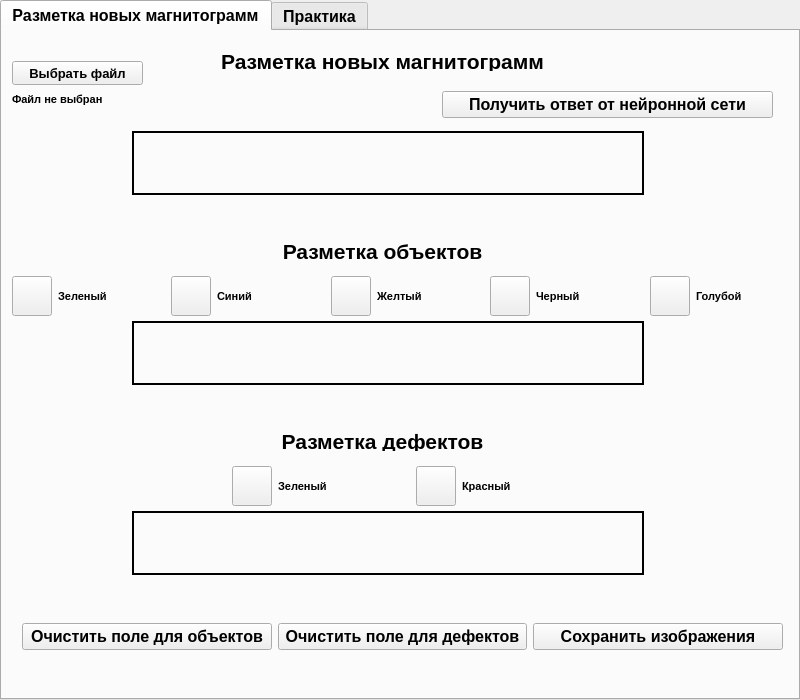
<?xml version="1.0" encoding="UTF-8"?>
<ui version="4.0">
 <class>MainWindow</class>
 <widget class="QMainWindow" name="MainWindow">
  <property name="geometry">
   <rect>
    <x>0</x>
    <y>0</y>
    <width>800</width>
    <height>700</height>
   </rect>
  </property>
  <property name="minimumSize">
   <size>
    <width>800</width>
    <height>700</height>
   </size>
  </property>
  <property name="maximumSize">
   <size>
    <width>800</width>
    <height>700</height>
   </size>
  </property>
  <property name="windowTitle">
   <string>MainWindow</string>
  </property>
  <widget class="QWidget" name="centralwidget">
   <widget class="QTabWidget" name="tabWidget">
    <property name="enabled">
     <bool>true</bool>
    </property>
    <property name="geometry">
     <rect>
      <x>0</x>
      <y>0</y>
      <width>800</width>
      <height>700</height>
     </rect>
    </property>
    <property name="minimumSize">
     <size>
      <width>800</width>
      <height>700</height>
     </size>
    </property>
    <property name="maximumSize">
     <size>
      <width>800</width>
      <height>700</height>
     </size>
    </property>
    <property name="font">
     <font>
      <family>Arial</family>
      <pointsize>12</pointsize>
      <weight>75</weight>
      <bold>true</bold>
     </font>
    </property>
    <property name="currentIndex">
     <number>0</number>
    </property>
    <widget class="QWidget" name="tab">
     <attribute name="title">
      <string>Разметка новых магнитограмм</string>
     </attribute>
     <widget class="QLabel" name="label">
      <property name="geometry">
       <rect>
        <x>160</x>
        <y>20</y>
        <width>441</width>
        <height>20</height>
       </rect>
      </property>
      <property name="font">
       <font>
        <pointsize>16</pointsize>
       </font>
      </property>
      <property name="text">
       <string>Разметка новых магнитограмм</string>
      </property>
      <property name="alignment">
       <set>Qt::AlignCenter</set>
      </property>
     </widget>
     <widget class="QPushButton" name="pushButton_30">
      <property name="geometry">
       <rect>
        <x>10</x>
        <y>30</y>
        <width>131</width>
        <height>24</height>
       </rect>
      </property>
      <property name="font">
       <font>
        <family>Arial</family>
        <pointsize>10</pointsize>
        <weight>75</weight>
        <bold>true</bold>
       </font>
      </property>
      <property name="text">
       <string>Выбрать файл</string>
      </property>
     </widget>
     <widget class="QLabel" name="label_82">
      <property name="geometry">
       <rect>
        <x>10</x>
        <y>60</y>
        <width>211</width>
        <height>16</height>
       </rect>
      </property>
      <property name="font">
       <font>
        <family>Arial</family>
        <pointsize>8</pointsize>
        <weight>75</weight>
        <bold>true</bold>
       </font>
      </property>
      <property name="text">
       <string>Файл не выбран</string>
      </property>
     </widget>
     <widget class="QWidget" name="horizontalLayoutWidget">
      <property name="geometry">
       <rect>
        <x>10</x>
        <y>240</y>
        <width>791</width>
        <height>51</height>
       </rect>
      </property>
      <layout class="QHBoxLayout" name="horizontalLayout">
       <item>
        <widget class="QPushButton" name="colorButton_3">
         <property name="sizePolicy">
          <sizepolicy hsizetype="Fixed" vsizetype="Fixed">
           <horstretch>0</horstretch>
           <verstretch>0</verstretch>
          </sizepolicy>
         </property>
         <property name="minimumSize">
          <size>
           <width>20</width>
           <height>20</height>
          </size>
         </property>
         <property name="maximumSize">
          <size>
           <width>40</width>
           <height>40</height>
          </size>
         </property>
         <property name="styleSheet">
          <string notr="true"/>
         </property>
         <property name="text">
          <string/>
         </property>
        </widget>
       </item>
       <item>
        <widget class="QLabel" name="label_85">
         <property name="font">
          <font>
           <family>Arial</family>
           <pointsize>8</pointsize>
           <weight>75</weight>
           <bold>true</bold>
          </font>
         </property>
         <property name="text">
          <string>Зеленый</string>
         </property>
        </widget>
       </item>
       <item>
        <widget class="QPushButton" name="colorButton_2">
         <property name="sizePolicy">
          <sizepolicy hsizetype="Fixed" vsizetype="Fixed">
           <horstretch>0</horstretch>
           <verstretch>0</verstretch>
          </sizepolicy>
         </property>
         <property name="minimumSize">
          <size>
           <width>20</width>
           <height>20</height>
          </size>
         </property>
         <property name="maximumSize">
          <size>
           <width>40</width>
           <height>40</height>
          </size>
         </property>
         <property name="styleSheet">
          <string notr="true"/>
         </property>
         <property name="text">
          <string/>
         </property>
        </widget>
       </item>
       <item>
        <widget class="QLabel" name="label_84">
         <property name="font">
          <font>
           <family>Arial</family>
           <pointsize>8</pointsize>
           <weight>75</weight>
           <bold>true</bold>
          </font>
         </property>
         <property name="text">
          <string>Синий</string>
         </property>
        </widget>
       </item>
       <item>
        <widget class="QPushButton" name="colorButton_1">
         <property name="sizePolicy">
          <sizepolicy hsizetype="Fixed" vsizetype="Fixed">
           <horstretch>0</horstretch>
           <verstretch>0</verstretch>
          </sizepolicy>
         </property>
         <property name="minimumSize">
          <size>
           <width>20</width>
           <height>20</height>
          </size>
         </property>
         <property name="maximumSize">
          <size>
           <width>40</width>
           <height>40</height>
          </size>
         </property>
         <property name="styleSheet">
          <string notr="true"/>
         </property>
         <property name="text">
          <string/>
         </property>
        </widget>
       </item>
       <item>
        <widget class="QLabel" name="label_83">
         <property name="font">
          <font>
           <family>Arial</family>
           <pointsize>8</pointsize>
           <weight>75</weight>
           <bold>true</bold>
          </font>
         </property>
         <property name="text">
          <string>Желтый</string>
         </property>
        </widget>
       </item>
       <item>
        <widget class="QPushButton" name="colorButton_4">
         <property name="sizePolicy">
          <sizepolicy hsizetype="Fixed" vsizetype="Fixed">
           <horstretch>0</horstretch>
           <verstretch>0</verstretch>
          </sizepolicy>
         </property>
         <property name="minimumSize">
          <size>
           <width>20</width>
           <height>20</height>
          </size>
         </property>
         <property name="maximumSize">
          <size>
           <width>40</width>
           <height>40</height>
          </size>
         </property>
         <property name="styleSheet">
          <string notr="true"/>
         </property>
         <property name="text">
          <string/>
         </property>
        </widget>
       </item>
       <item>
        <widget class="QLabel" name="label_86">
         <property name="font">
          <font>
           <family>Arial</family>
           <pointsize>8</pointsize>
           <weight>75</weight>
           <bold>true</bold>
          </font>
         </property>
         <property name="text">
          <string>Черный</string>
         </property>
        </widget>
       </item>
       <item>
        <widget class="QPushButton" name="colorButton_5">
         <property name="sizePolicy">
          <sizepolicy hsizetype="Fixed" vsizetype="Fixed">
           <horstretch>0</horstretch>
           <verstretch>0</verstretch>
          </sizepolicy>
         </property>
         <property name="minimumSize">
          <size>
           <width>20</width>
           <height>20</height>
          </size>
         </property>
         <property name="maximumSize">
          <size>
           <width>40</width>
           <height>40</height>
          </size>
         </property>
         <property name="styleSheet">
          <string notr="true"/>
         </property>
         <property name="text">
          <string/>
         </property>
        </widget>
       </item>
       <item>
        <widget class="QLabel" name="label_87">
         <property name="font">
          <font>
           <family>Arial</family>
           <pointsize>8</pointsize>
           <weight>75</weight>
           <bold>true</bold>
          </font>
         </property>
         <property name="text">
          <string>Голубой</string>
         </property>
        </widget>
       </item>
      </layout>
     </widget>
     <widget class="QWidget" name="horizontalLayoutWidget_2">
      <property name="geometry">
       <rect>
        <x>230</x>
        <y>430</y>
        <width>361</width>
        <height>51</height>
       </rect>
      </property>
      <layout class="QHBoxLayout" name="horizontalLayout_2">
       <item>
        <widget class="QPushButton" name="colorButton_6">
         <property name="sizePolicy">
          <sizepolicy hsizetype="Fixed" vsizetype="Fixed">
           <horstretch>0</horstretch>
           <verstretch>0</verstretch>
          </sizepolicy>
         </property>
         <property name="minimumSize">
          <size>
           <width>20</width>
           <height>20</height>
          </size>
         </property>
         <property name="maximumSize">
          <size>
           <width>40</width>
           <height>40</height>
          </size>
         </property>
         <property name="styleSheet">
          <string notr="true"/>
         </property>
         <property name="text">
          <string/>
         </property>
        </widget>
       </item>
       <item>
        <widget class="QLabel" name="label_88">
         <property name="font">
          <font>
           <family>Arial</family>
           <pointsize>8</pointsize>
           <weight>75</weight>
           <bold>true</bold>
          </font>
         </property>
         <property name="text">
          <string>Зеленый</string>
         </property>
        </widget>
       </item>
       <item>
        <widget class="QPushButton" name="colorButton_7">
         <property name="sizePolicy">
          <sizepolicy hsizetype="Fixed" vsizetype="Fixed">
           <horstretch>0</horstretch>
           <verstretch>0</verstretch>
          </sizepolicy>
         </property>
         <property name="minimumSize">
          <size>
           <width>20</width>
           <height>20</height>
          </size>
         </property>
         <property name="maximumSize">
          <size>
           <width>40</width>
           <height>40</height>
          </size>
         </property>
         <property name="styleSheet">
          <string notr="true"/>
         </property>
         <property name="text">
          <string/>
         </property>
        </widget>
       </item>
       <item>
        <widget class="QLabel" name="label_89">
         <property name="font">
          <font>
           <family>Arial</family>
           <pointsize>8</pointsize>
           <weight>75</weight>
           <bold>true</bold>
          </font>
         </property>
         <property name="text">
          <string>Красный</string>
         </property>
        </widget>
       </item>
      </layout>
     </widget>
     <widget class="QWidget" name="horizontalLayoutWidget_3">
      <property name="geometry">
       <rect>
        <x>20</x>
        <y>570</y>
        <width>761</width>
        <height>71</height>
       </rect>
      </property>
      <layout class="QHBoxLayout" name="horizontalLayout_3">
       <property name="sizeConstraint">
        <enum>QLayout::SetDefaultConstraint</enum>
       </property>
       <item>
        <widget class="QPushButton" name="pushButton">
         <property name="maximumSize">
          <size>
           <width>16777215</width>
           <height>27</height>
          </size>
         </property>
         <property name="text">
          <string>Очистить поле для объектов</string>
         </property>
        </widget>
       </item>
       <item>
        <widget class="QPushButton" name="pushButton_2">
         <property name="text">
          <string>Очистить поле для дефектов</string>
         </property>
        </widget>
       </item>
       <item>
        <widget class="QPushButton" name="pushButton_3">
         <property name="text">
          <string>Сохранить изображения</string>
         </property>
        </widget>
       </item>
      </layout>
     </widget>
     <widget class="QLabel" name="label_3">
      <property name="geometry">
       <rect>
        <x>160</x>
        <y>210</y>
        <width>441</width>
        <height>20</height>
       </rect>
      </property>
      <property name="font">
       <font>
        <pointsize>16</pointsize>
       </font>
      </property>
      <property name="text">
       <string>Разметка объектов</string>
      </property>
      <property name="alignment">
       <set>Qt::AlignCenter</set>
      </property>
     </widget>
     <widget class="QLabel" name="label_4">
      <property name="geometry">
       <rect>
        <x>160</x>
        <y>400</y>
        <width>441</width>
        <height>20</height>
       </rect>
      </property>
      <property name="font">
       <font>
        <pointsize>16</pointsize>
       </font>
      </property>
      <property name="text">
       <string>Разметка дефектов</string>
      </property>
      <property name="alignment">
       <set>Qt::AlignCenter</set>
      </property>
     </widget>
     <widget class="QPushButton" name="pushButton_4">
      <property name="geometry">
       <rect>
        <x>440</x>
        <y>60</y>
        <width>331</width>
        <height>27</height>
       </rect>
      </property>
      <property name="text">
       <string>Получить ответ от нейронной сети</string>
      </property>
     </widget>
     <widget class="QLabel" name="canvas_3">
      <property name="geometry">
       <rect>
        <x>130</x>
        <y>480</y>
        <width>512</width>
        <height>64</height>
       </rect>
      </property>
      <property name="sizePolicy">
       <sizepolicy hsizetype="MinimumExpanding" vsizetype="MinimumExpanding">
        <horstretch>0</horstretch>
        <verstretch>0</verstretch>
       </sizepolicy>
      </property>
      <property name="frameShape">
       <enum>QFrame::Box</enum>
      </property>
      <property name="lineWidth">
       <number>2</number>
      </property>
      <property name="text">
       <string/>
      </property>
     </widget>
     <widget class="QWidget" name="gridLayoutWidget_2">
      <property name="geometry">
       <rect>
        <x>130</x>
        <y>480</y>
        <width>511</width>
        <height>61</height>
       </rect>
      </property>
      <layout class="QGridLayout" name="gridLayout_2"/>
     </widget>
     <widget class="QLabel" name="canvas_7">
      <property name="geometry">
       <rect>
        <x>130</x>
        <y>290</y>
        <width>512</width>
        <height>64</height>
       </rect>
      </property>
      <property name="sizePolicy">
       <sizepolicy hsizetype="MinimumExpanding" vsizetype="MinimumExpanding">
        <horstretch>0</horstretch>
        <verstretch>0</verstretch>
       </sizepolicy>
      </property>
      <property name="frameShape">
       <enum>QFrame::Box</enum>
      </property>
      <property name="lineWidth">
       <number>2</number>
      </property>
      <property name="text">
       <string/>
      </property>
     </widget>
     <widget class="QWidget" name="gridLayoutWidget_4">
      <property name="geometry">
       <rect>
        <x>130</x>
        <y>290</y>
        <width>511</width>
        <height>61</height>
       </rect>
      </property>
      <layout class="QGridLayout" name="gridLayout_4"/>
     </widget>
     <widget class="QLabel" name="canvas_8">
      <property name="geometry">
       <rect>
        <x>130</x>
        <y>100</y>
        <width>512</width>
        <height>64</height>
       </rect>
      </property>
      <property name="sizePolicy">
       <sizepolicy hsizetype="MinimumExpanding" vsizetype="MinimumExpanding">
        <horstretch>0</horstretch>
        <verstretch>0</verstretch>
       </sizepolicy>
      </property>
      <property name="frameShape">
       <enum>QFrame::Box</enum>
      </property>
      <property name="lineWidth">
       <number>2</number>
      </property>
      <property name="text">
       <string/>
      </property>
     </widget>
     <widget class="QWidget" name="gridLayoutWidget_5">
      <property name="geometry">
       <rect>
        <x>130</x>
        <y>100</y>
        <width>511</width>
        <height>61</height>
       </rect>
      </property>
      <layout class="QGridLayout" name="gridLayout_5"/>
     </widget>
    </widget>
    <widget class="QWidget" name="tab_2">
     <property name="enabled">
      <bool>true</bool>
     </property>
     <attribute name="title">
      <string>Практика</string>
     </attribute>
     <widget class="QLabel" name="label_2">
      <property name="geometry">
       <rect>
        <x>160</x>
        <y>20</y>
        <width>441</width>
        <height>20</height>
       </rect>
      </property>
      <property name="font">
       <font>
        <pointsize>16</pointsize>
       </font>
      </property>
      <property name="text">
       <string>Практика</string>
      </property>
      <property name="alignment">
       <set>Qt::AlignCenter</set>
      </property>
     </widget>
     <widget class="QPushButton" name="pushButton_31">
      <property name="geometry">
       <rect>
        <x>10</x>
        <y>30</y>
        <width>141</width>
        <height>24</height>
       </rect>
      </property>
      <property name="font">
       <font>
        <family>Arial</family>
        <pointsize>10</pointsize>
        <weight>75</weight>
        <bold>true</bold>
       </font>
      </property>
      <property name="text">
       <string>Выбрать задание</string>
      </property>
     </widget>
     <widget class="QLabel" name="label_90">
      <property name="geometry">
       <rect>
        <x>10</x>
        <y>60</y>
        <width>211</width>
        <height>16</height>
       </rect>
      </property>
      <property name="font">
       <font>
        <family>Arial</family>
        <pointsize>8</pointsize>
        <weight>75</weight>
        <bold>true</bold>
       </font>
      </property>
      <property name="text">
       <string>Файл не выбран</string>
      </property>
     </widget>
     <widget class="QLabel" name="canvas_4">
      <property name="geometry">
       <rect>
        <x>120</x>
        <y>290</y>
        <width>512</width>
        <height>64</height>
       </rect>
      </property>
      <property name="sizePolicy">
       <sizepolicy hsizetype="MinimumExpanding" vsizetype="MinimumExpanding">
        <horstretch>0</horstretch>
        <verstretch>0</verstretch>
       </sizepolicy>
      </property>
      <property name="frameShape">
       <enum>QFrame::Box</enum>
      </property>
      <property name="lineWidth">
       <number>2</number>
      </property>
      <property name="text">
       <string/>
      </property>
     </widget>
     <widget class="QLabel" name="label_5">
      <property name="geometry">
       <rect>
        <x>160</x>
        <y>210</y>
        <width>441</width>
        <height>20</height>
       </rect>
      </property>
      <property name="font">
       <font>
        <pointsize>16</pointsize>
       </font>
      </property>
      <property name="text">
       <string>Разметка объектов</string>
      </property>
      <property name="alignment">
       <set>Qt::AlignCenter</set>
      </property>
     </widget>
     <widget class="QWidget" name="horizontalLayoutWidget_4">
      <property name="geometry">
       <rect>
        <x>20</x>
        <y>570</y>
        <width>761</width>
        <height>71</height>
       </rect>
      </property>
      <layout class="QHBoxLayout" name="horizontalLayout_7">
       <property name="sizeConstraint">
        <enum>QLayout::SetDefaultConstraint</enum>
       </property>
       <item>
        <widget class="QPushButton" name="pushButton_8">
         <property name="maximumSize">
          <size>
           <width>16777215</width>
           <height>27</height>
          </size>
         </property>
         <property name="text">
          <string>Очистить поле для объектов</string>
         </property>
        </widget>
       </item>
       <item>
        <widget class="QPushButton" name="pushButton_9">
         <property name="text">
          <string>Очистить поле для дефектов</string>
         </property>
        </widget>
       </item>
       <item>
        <widget class="QPushButton" name="pushButton_10">
         <property name="text">
          <string>Проверить результат</string>
         </property>
        </widget>
       </item>
      </layout>
     </widget>
     <widget class="QLabel" name="canvas_5">
      <property name="geometry">
       <rect>
        <x>120</x>
        <y>480</y>
        <width>512</width>
        <height>64</height>
       </rect>
      </property>
      <property name="sizePolicy">
       <sizepolicy hsizetype="MinimumExpanding" vsizetype="MinimumExpanding">
        <horstretch>0</horstretch>
        <verstretch>0</verstretch>
       </sizepolicy>
      </property>
      <property name="frameShape">
       <enum>QFrame::Box</enum>
      </property>
      <property name="lineWidth">
       <number>2</number>
      </property>
      <property name="text">
       <string/>
      </property>
     </widget>
     <widget class="QPushButton" name="pushButton_11">
      <property name="geometry">
       <rect>
        <x>440</x>
        <y>60</y>
        <width>331</width>
        <height>27</height>
       </rect>
      </property>
      <property name="text">
       <string>Получить ответ от нейронной сети</string>
      </property>
     </widget>
     <widget class="QLabel" name="canvas_6">
      <property name="geometry">
       <rect>
        <x>120</x>
        <y>110</y>
        <width>512</width>
        <height>64</height>
       </rect>
      </property>
      <property name="sizePolicy">
       <sizepolicy hsizetype="MinimumExpanding" vsizetype="MinimumExpanding">
        <horstretch>0</horstretch>
        <verstretch>0</verstretch>
       </sizepolicy>
      </property>
      <property name="frameShape">
       <enum>QFrame::Box</enum>
      </property>
      <property name="lineWidth">
       <number>2</number>
      </property>
      <property name="text">
       <string/>
      </property>
     </widget>
     <widget class="QWidget" name="horizontalLayoutWidget_5">
      <property name="geometry">
       <rect>
        <x>10</x>
        <y>240</y>
        <width>791</width>
        <height>51</height>
       </rect>
      </property>
      <layout class="QHBoxLayout" name="horizontalLayout_8">
       <item>
        <widget class="QPushButton" name="colorButton_15">
         <property name="sizePolicy">
          <sizepolicy hsizetype="Fixed" vsizetype="Fixed">
           <horstretch>0</horstretch>
           <verstretch>0</verstretch>
          </sizepolicy>
         </property>
         <property name="minimumSize">
          <size>
           <width>20</width>
           <height>20</height>
          </size>
         </property>
         <property name="maximumSize">
          <size>
           <width>40</width>
           <height>40</height>
          </size>
         </property>
         <property name="styleSheet">
          <string notr="true"/>
         </property>
         <property name="text">
          <string/>
         </property>
        </widget>
       </item>
       <item>
        <widget class="QLabel" name="label_98">
         <property name="font">
          <font>
           <family>Arial</family>
           <pointsize>8</pointsize>
           <weight>75</weight>
           <bold>true</bold>
          </font>
         </property>
         <property name="text">
          <string>Зеленый</string>
         </property>
        </widget>
       </item>
       <item>
        <widget class="QPushButton" name="colorButton_16">
         <property name="sizePolicy">
          <sizepolicy hsizetype="Fixed" vsizetype="Fixed">
           <horstretch>0</horstretch>
           <verstretch>0</verstretch>
          </sizepolicy>
         </property>
         <property name="minimumSize">
          <size>
           <width>20</width>
           <height>20</height>
          </size>
         </property>
         <property name="maximumSize">
          <size>
           <width>40</width>
           <height>40</height>
          </size>
         </property>
         <property name="styleSheet">
          <string notr="true"/>
         </property>
         <property name="text">
          <string/>
         </property>
        </widget>
       </item>
       <item>
        <widget class="QLabel" name="label_99">
         <property name="font">
          <font>
           <family>Arial</family>
           <pointsize>8</pointsize>
           <weight>75</weight>
           <bold>true</bold>
          </font>
         </property>
         <property name="text">
          <string>Синий</string>
         </property>
        </widget>
       </item>
       <item>
        <widget class="QPushButton" name="colorButton_17">
         <property name="sizePolicy">
          <sizepolicy hsizetype="Fixed" vsizetype="Fixed">
           <horstretch>0</horstretch>
           <verstretch>0</verstretch>
          </sizepolicy>
         </property>
         <property name="minimumSize">
          <size>
           <width>20</width>
           <height>20</height>
          </size>
         </property>
         <property name="maximumSize">
          <size>
           <width>40</width>
           <height>40</height>
          </size>
         </property>
         <property name="styleSheet">
          <string notr="true"/>
         </property>
         <property name="text">
          <string/>
         </property>
        </widget>
       </item>
       <item>
        <widget class="QLabel" name="label_100">
         <property name="font">
          <font>
           <family>Arial</family>
           <pointsize>8</pointsize>
           <weight>75</weight>
           <bold>true</bold>
          </font>
         </property>
         <property name="text">
          <string>Желтый</string>
         </property>
        </widget>
       </item>
       <item>
        <widget class="QPushButton" name="colorButton_18">
         <property name="sizePolicy">
          <sizepolicy hsizetype="Fixed" vsizetype="Fixed">
           <horstretch>0</horstretch>
           <verstretch>0</verstretch>
          </sizepolicy>
         </property>
         <property name="minimumSize">
          <size>
           <width>20</width>
           <height>20</height>
          </size>
         </property>
         <property name="maximumSize">
          <size>
           <width>40</width>
           <height>40</height>
          </size>
         </property>
         <property name="styleSheet">
          <string notr="true"/>
         </property>
         <property name="text">
          <string/>
         </property>
        </widget>
       </item>
       <item>
        <widget class="QLabel" name="label_101">
         <property name="font">
          <font>
           <family>Arial</family>
           <pointsize>8</pointsize>
           <weight>75</weight>
           <bold>true</bold>
          </font>
         </property>
         <property name="text">
          <string>Черный</string>
         </property>
        </widget>
       </item>
       <item>
        <widget class="QPushButton" name="colorButton_19">
         <property name="sizePolicy">
          <sizepolicy hsizetype="Fixed" vsizetype="Fixed">
           <horstretch>0</horstretch>
           <verstretch>0</verstretch>
          </sizepolicy>
         </property>
         <property name="minimumSize">
          <size>
           <width>20</width>
           <height>20</height>
          </size>
         </property>
         <property name="maximumSize">
          <size>
           <width>40</width>
           <height>40</height>
          </size>
         </property>
         <property name="styleSheet">
          <string notr="true"/>
         </property>
         <property name="text">
          <string/>
         </property>
        </widget>
       </item>
       <item>
        <widget class="QLabel" name="label_102">
         <property name="font">
          <font>
           <family>Arial</family>
           <pointsize>8</pointsize>
           <weight>75</weight>
           <bold>true</bold>
          </font>
         </property>
         <property name="text">
          <string>Голубой</string>
         </property>
        </widget>
       </item>
      </layout>
     </widget>
     <widget class="QWidget" name="horizontalLayoutWidget_6">
      <property name="geometry">
       <rect>
        <x>230</x>
        <y>430</y>
        <width>361</width>
        <height>51</height>
       </rect>
      </property>
      <layout class="QHBoxLayout" name="horizontalLayout_9">
       <item>
        <widget class="QPushButton" name="colorButton_20">
         <property name="sizePolicy">
          <sizepolicy hsizetype="Fixed" vsizetype="Fixed">
           <horstretch>0</horstretch>
           <verstretch>0</verstretch>
          </sizepolicy>
         </property>
         <property name="minimumSize">
          <size>
           <width>20</width>
           <height>20</height>
          </size>
         </property>
         <property name="maximumSize">
          <size>
           <width>40</width>
           <height>40</height>
          </size>
         </property>
         <property name="styleSheet">
          <string notr="true"/>
         </property>
         <property name="text">
          <string/>
         </property>
        </widget>
       </item>
       <item>
        <widget class="QLabel" name="label_103">
         <property name="font">
          <font>
           <family>Arial</family>
           <pointsize>8</pointsize>
           <weight>75</weight>
           <bold>true</bold>
          </font>
         </property>
         <property name="text">
          <string>Зеленый</string>
         </property>
        </widget>
       </item>
       <item>
        <widget class="QPushButton" name="colorButton_21">
         <property name="sizePolicy">
          <sizepolicy hsizetype="Fixed" vsizetype="Fixed">
           <horstretch>0</horstretch>
           <verstretch>0</verstretch>
          </sizepolicy>
         </property>
         <property name="minimumSize">
          <size>
           <width>20</width>
           <height>20</height>
          </size>
         </property>
         <property name="maximumSize">
          <size>
           <width>40</width>
           <height>40</height>
          </size>
         </property>
         <property name="styleSheet">
          <string notr="true"/>
         </property>
         <property name="text">
          <string/>
         </property>
        </widget>
       </item>
       <item>
        <widget class="QLabel" name="label_104">
         <property name="font">
          <font>
           <family>Arial</family>
           <pointsize>8</pointsize>
           <weight>75</weight>
           <bold>true</bold>
          </font>
         </property>
         <property name="text">
          <string>Красный</string>
         </property>
        </widget>
       </item>
      </layout>
     </widget>
     <widget class="QLabel" name="label_6">
      <property name="geometry">
       <rect>
        <x>160</x>
        <y>400</y>
        <width>441</width>
        <height>20</height>
       </rect>
      </property>
      <property name="font">
       <font>
        <pointsize>16</pointsize>
       </font>
      </property>
      <property name="text">
       <string>Разметка дефектов</string>
      </property>
      <property name="alignment">
       <set>Qt::AlignCenter</set>
      </property>
     </widget>
    </widget>
   </widget>
  </widget>
 </widget>
 <resources/>
 <connections/>
</ui>
